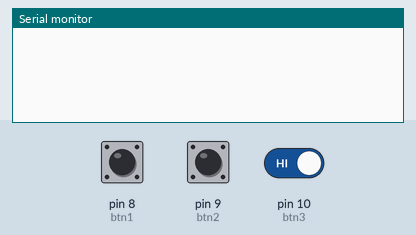
Recording of a sketch running on a simulated Arduino Uno, built with avr-gcc and run on an emulated ATmega328P. Shown: the last lines printed to the serial monitor. The test bench sets the inputs (shaded band); at power-on: pin 8 (btn1) HIGH, pin 10 (btn3) HIGH, pin 9 (btn2) HIGH.

Above: at 1.2 s.
1.3 s: pin 8 (btn1) pulled LOW for 0.15 s
At 1.9 s:
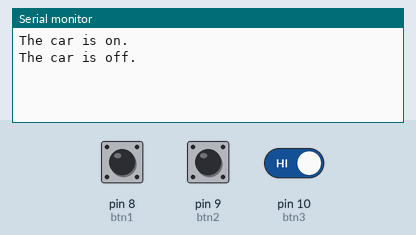
2.9 s: pin 8 (btn1) driven LOW and pin 10 (btn3) driven LOW
At 3.11 s:
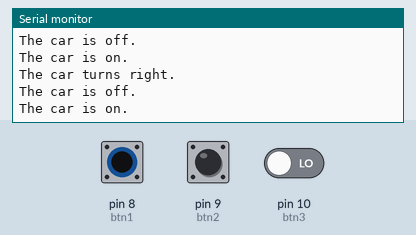

The sketch:

brave_lahdi1.ino
```cpp
int btn1 = 8;
int btn2 = 9;
int btn3 = 10;

int nMotor1 = 11;
int pMotor1 = 12;


int btn1State;
int btn2State;
int btn3State;

int crct1State;
int crct2State;
int crct3State;


void setup(){
  pinMode(btn1,INPUT); //turns the car on / off
  pinMode(btn2,INPUT); //left
  pinMode(btn3,INPUT); //right

  Serial.begin(9600);

}

void loop(){
  btn1State = digitalRead(btn1);
  btn2State = digitalRead(btn2);
  btn3State = digitalRead(btn3);

  //Tells if the car is on or off
  if(btn1State == LOW){
    if(crct1State == LOW){
      crct1State = HIGH;
      Serial.println("The car is on.");
    }else{
      crct1State = LOW;
      Serial.println("The car is off.");
      digitalWrite(nMotor1,LOW);
      digitalWrite(pMotor1,LOW);
    }
  }

  //If the car is on, you may perform the following:

      if(crct1State == HIGH){

        //left
        if(btn2State == LOW){
          if(crct2State == LOW){
            crct2State = HIGH;

            digitalWrite(nMotor1,HIGH);
            digitalWrite(pMotor1,LOW);
          }else{
            crct2State = LOW;
          }
        }

        //right
        if(btn3State == LOW){
          if(crct3State == LOW){
            crct3State = HIGH;
            Serial.println("The car turns right.");

            digitalWrite(nMotor1,LOW);
            digitalWrite(pMotor1,HIGH);


          }else{
            crct3State = LOW;
          }
        }

      }

    delay(100);

}
```

Measured:
- after the input at 1.3 s, the serial monitor: prints a new line at once (image 1)
- after the input at 2.9 s, the serial monitor: prints a new line at once (image 2)
